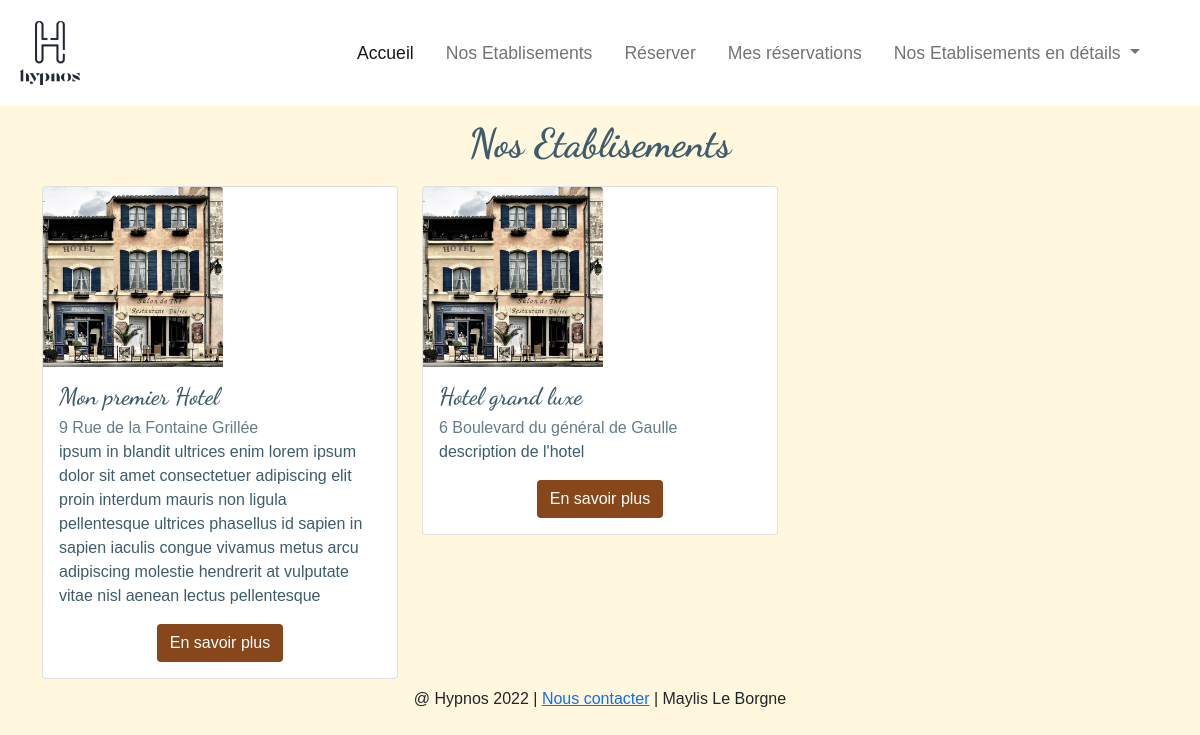
Screenshot of /hotels with the database file from the repository.
### app.py (models this page shows, shortened)
class Hotel(db_wrapper.Model):
    name = CharField()
    address = CharField()
    city = CharField()
    description = CharField()
    updated = DateTimeField(default=datetime.now)

### index.py (the view)
@index_api.route("/hotels")
def hotel_list():
    hotels = Hotel.select()
    return render_template("hotel_list.html", hotels=hotels)

### templates/hotel_list.html (shortened to what this page needs)
{% extends "navbar.html" %}
{% block content %}
<div class="container">
    <h1>Nos Etablisements</h1>
    <div class="row">
        {% for hotel in hotels %}
        <div class="col-lg-4 col-md-12">
            <div class="card">
                <img class="card-img-top" src="/static/img/hotel.jpg" alt="photo de l'hotel">
                <div class="card-body">
                    <h4 class="card-title">{{ hotel.name }}</h4>
                    <p class="card-subtitle">{{ hotel.address }}</p>
                    <p class="card-text"> {{ hotel.description }}</p>
                    <div class="col-md-12 text-center">
                        <form action="/hotels/hotel" method="get">
                            <button type="submit" formmethod="get" class="btn button">En savoir plus</button>
                        </form>
                    </div>
                </div>
            </div>
        </div>
        {% endfor %}
    </div>
</div>
{% endblock %}

### templates/navbar.html (shortened to what this page needs)
{% extends "footer.html" %}
{% block navbar %}
<nav class="navbar navbar-expand-lg navbar-light">
    <div class="container-fluid">
        <a href="/"><img class="navbar-brand" src="/static/img/logo.png" /></a>
        <div class="collapse navbar-collapse" id="navbarNavDropdown">
            <ul class="navbar-nav text-center">
                <li class="nav-item">
                    <a class="nav-link active" aria-current="page" href="{{ url_for('index_api.index') }}">Accueil</a>
                </li>
                <li class="nav-item">
                    <a class="nav-link" href="{{ url_for('index_api.hotel_list') }}">Nos Etablisements</a>
                </li>
                <li class="nav-item">
                    <a class="nav-link" href="{{ url_for('reservation_api.reservation') }}">Réserver</a>
                </li>
                <li class="nav-item">
                    <a class="nav-link" href="{{ url_for('history_api.customer_reservations') }}">Mes réservations</a>
                </li>
                <li class="nav-item dropdown">
                    <a class="nav-link dropdown-toggle" href="#" id="navbarDropdownMenuLink" role="button"
                        data-bs-toggle="dropdown" aria-expanded="false">
                        Nos Etablisements en détails
                    </a>
                </li>
            </ul>
        </div>
    </div>
</nav>
{% endblock %}

### templates/footer.html
{% extends "layout.html" %}
{% block footer %}
<footer class="footer d-flex p-2">
    <p class="footer_text">@ Hypnos 2022 | <a class="footer_link" href="/contact"> Nous contacter</a> | Maylis Le Borgne
    </p>
</footer>
{% endblock %}

### templates/layout.html (shortened to what this page needs)
<!DOCTYPE html>
<html lang="fr">
<head>
    {% block head %}
    <link href="/static/css/bootstrap.min.css" rel="stylesheet" type="text/css">
    <link href="/static/css/style.css" rel="stylesheet" type="text/css">
    {% endblock %}
</head>
<body>
    {% block navbar %}{% endblock %}
    {% block content %}{% endblock %}
    {% block footer %}{% endblock %}
</body>
</html>

### static/css/style.css (style rules this page uses)
* { font-family: 'Popping', sans-serif; }
html { display: block; margin: 0; padding: 0; height: 100vh; }
.container { display: flex; flex-direction: column; }
.footer { height: 30px; flex-shrink: 0; }
.card-img-top { width: 15vw; }
body { background-color: #FFF8DE; }
h1 { color: #3F5C6C; text-align: center; font-family:'Dancing Script'; font-weight: 700; margin: 0.8rem; margin-bottom: 1.2rem; }
.navbar { background-color: white; }
.navbar-brand { width: 5vw; margin: 0.5rem; }
#navbarNavDropdown { justify-content: flex-end; padding-right: 2rem; }
.navbar-nav li { padding: 0.5em; }
.nav-link { font-size: 1.1rem; }
.card-title { color: #3F5C6C; font-family: 'Dancing Script'; font-weight: 600; }
.card-subtitle { color: #3F5C6C; opacity: 80%; }
.card-text { color: #3F5C6C; }
.button { background-color: #88471B; color: white; }
.footer { justify-content: center; width: 100%; }

### rows the page displays
Hotel: name "Mon premier Hotel", address "9 Rue de la Fontaine Grillée", description "ipsum in blandit ultrices enim lorem ipsum dolor sit amet consectetuer adipiscing elit proin interdum mauris non ligula pellentesque ultrices phasellus id sapien in sapien iaculis congue vivamus metus arcu adipiscing molestie hendrerit at vulputate vitae nisl aenean lectus pellentesque"
Hotel: name "Hotel grand luxe", address "6 Boulevard du général de Gaulle", description "description de l'hotel"
